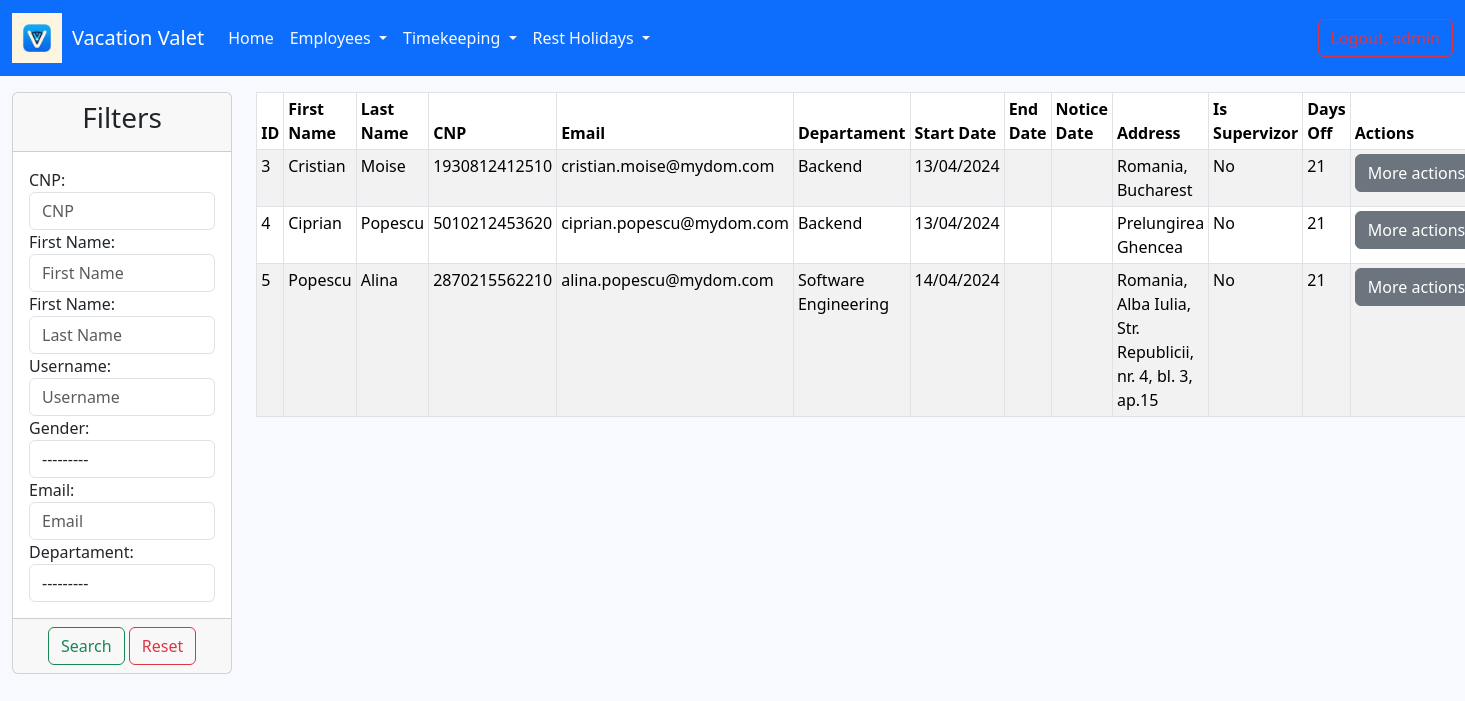
/list_employees/ (signed in), run on an earlier commit of the app's database.
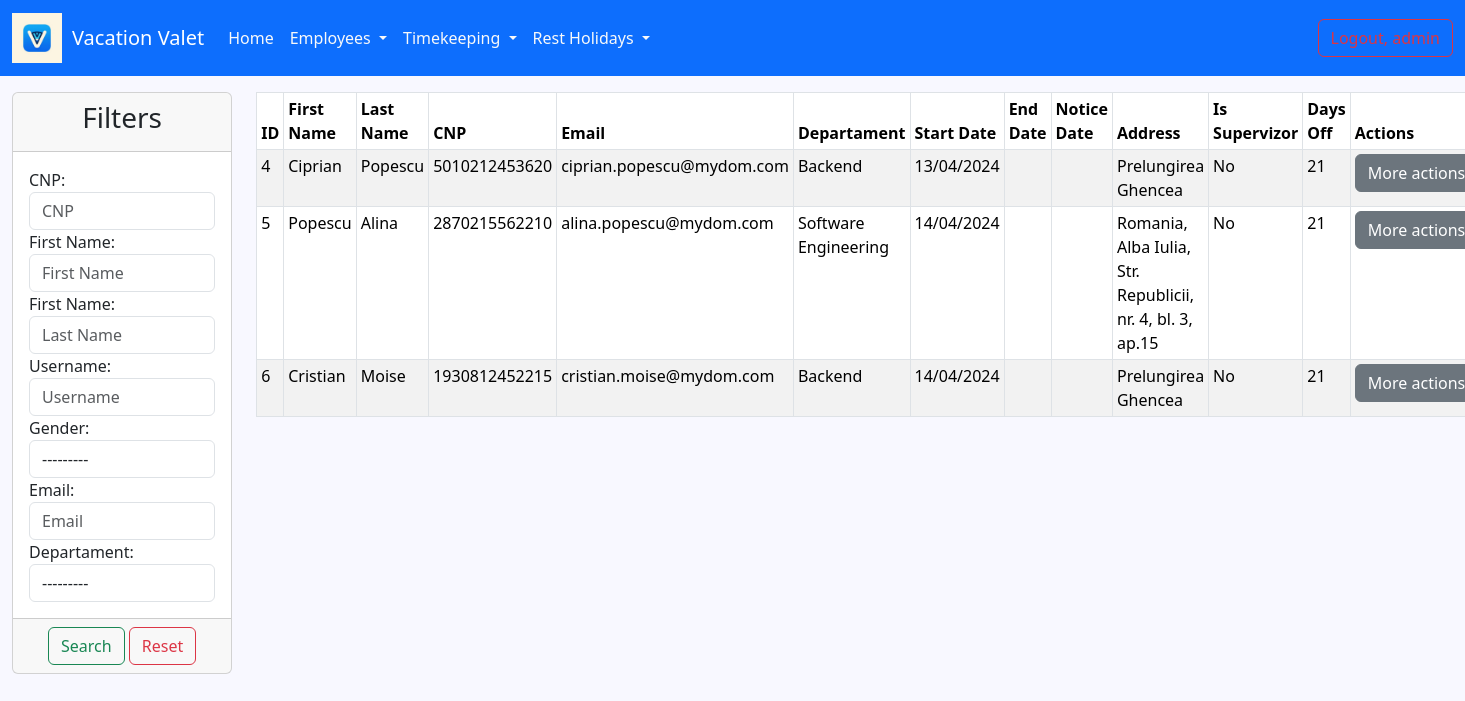
And on a later commit of the database.
### employee/models.py (models this page shows, shortened)
class Employee(AbstractUser):
    GENDER_OPTIONS = (
        ('male', 'Male'),
        ('female', 'Female')
    )
    cnp = models.IntegerField(blank=False, null=True, unique=True)
    gender = models.CharField(max_length=6, choices=GENDER_OPTIONS, null=True)
    birth_date = models.DateField(null=True, blank=False)
    departament = models.ForeignKey(Department, on_delete=models.CASCADE, null=True)
    start_date = models.DateField(null=True)
    end_date = models.DateField(null=True, blank=True)
    notice_date = models.DateField(null=True, blank=True)
    address = models.TextField(blank=True, null=True)
    is_supervisor = models.BooleanField(default=False)
    days_off = models.IntegerField(default=21, null=False)
    created_at = models.DateTimeField(auto_now_add=True)
    updated_at = models.DateTimeField(auto_now=True)

class Department(models.Model):
    name = models.CharField(max_length=100)
    supervisor = models.ForeignKey('Employee', on_delete=models.CASCADE, null=True, blank=True)
    def __str__(self):
        return self.name

### employee/views.py (the view)
# urls.py: path('list_employees/', views.EmployeeListView.as_view(), name='list-employees'),
class EmployeeListView(LoginRequiredMixin, ListView):
    template_name = 'employee/list_of_employees.html'
    model = Employee
    context_object_name = 'all_employees'
    def get_queryset(self):
        return Employee.objects.filter(is_active=True)
    def get_context_data(self, **kwargs):
        data = super().get_context_data(**kwargs)
        employees = Employee.objects.filter(is_superuser=False)
        myfilter = EmployeeFilter(self.request.GET, queryset=employees)
        employees = myfilter.qs
        data['all_employees'] = employees
        data['filter'] = myfilter.form
        return data

### templates/employee/list_of_employees.html (shortened to what this page needs)
{% extends 'base.html' %}
{% load static %}
{% block content %}
    <div class="container-fluid">
        <div class="row">
            <div class="col-md-2 gy-3">
                <div class="card">
                    <div class="card-header">
                        <h3 class="text-center">Filters</h3>
                    </div>
                    <form method="get">
                        <div class="card-body">
                            {{ filter }}
                        </div>
                        <div class="card-footer text-center">
                            <button type="submit" class="btn btn-outline-success">Search</button>
                            <a href="{% url 'list-employees' %}" class="btn btn-outline-danger">Reset</a>
                        </div>
                    </form>
                </div>
            </div>
            <div class="col-md-10 gy-3">
                {% if all_employees %}
                    <table class="table table-striped table-bordered table-sm">
                        <thead>
                        <tr>
                            <th>ID</th>
                            <th>First Name</th>
                            <th>Last Name</th>
                            <th>CNP</th>
                            <th>Email</th>
                            <th>Departament</th>
                            <th>Start Date</th>
                            <th>End Date</th>
                            <th>Notice Date</th>
                            <th>Address</th>
                            <th>Is Supervizor</th>
                            <th>Days Off</th>
                            <th>Actions</th>
                        </tr>
                        </thead>
                        <tbody>
                        {% for employee in all_employees %}
                            <tr>
                                <td>{{ employee.id }}</td>
                                <td>{{ employee.first_name }}</td>
                                <td>{{ employee.last_name }}</td>
                                <td>{{ employee.cnp }}</td>
                                <td>{{ employee.email }}</td>
                                <td>{{ employee.departament }}</td>
                                <td>{{ employee.start_date|date:'d/m/Y' }}</td>
                                <td>{{ employee.end_date|date:'d/m/Y' }}</td>
                                <td>{{ employee.notice_date|date:'d/m/Y' }}</td>
                                <td>{{ employee.address }}</td>
                                <td>
                                    {% if employee.is_supervisor %}
                                        Yes
                                    {% else %}
                                        No
                                    {% endif %}
                                </td>
                                <td>{{ employee.days_off }}</td>
                                <td>
                                    <div class="dropdown">
                                        <button class="btn btn-secondary dropdown-toggle" type="button"
                                                data-bs-toggle="dropdown" aria-expanded="false">
                                            More actions
                                        </button>
                                    </div>
                                </td>
                            </tr>
                        {% endfor %}
                        </tbody>
                    </table>
                {% endif %}
            </div>
        </div>
    </div>
{% endblock %}

### templates/base.html (shortened to what this page needs)
{% load static %}
<!DOCTYPE html>
<html lang="en">
<head>
    <link href="https://cdn.jsdelivr.net/npm/bootstrap@5.3.3/dist/css/bootstrap.min.css" rel="stylesheet"
>
</head>
<body style="background-color: ghostwhite">
{% include 'navbar.html' %}
{% block content %} {% endblock %}
</body>
</html>

### templates/navbar.html (shortened to what this page needs)
{% load static %}
<link rel="stylesheet" type="text/css" href="{% static 'css/navbar/navbar.css' %}">
<nav class="navbar navbar-expand-lg bg-primary">
    <div class="container-fluid">
        <a class="navbar-brand" style="display: flex; align-items: center;">
            <img src="{% static "images/vacation_valet_logo.jpeg" %}" width="50" height="50"
                 class="d-inline-block align-text-center m-0 p-0" alt="Logo">
            <span style="margin-left: 10px; color:white;">Vacation Valet</span>
        </a>
        {% if user.is_authenticated %}
        <div class="collapse navbar-collapse" id="navbarSupportedContent">
            <ul class="navbar-nav me-auto mb-2 mb-lg-0">
                <li class="nav-item">
                    <a class="nav-link active text-light" aria-current="page" href="{% url 'home_page' %}">Home</a>
                </li>
                <li class="nav-item dropdown">
                    <a class="nav-link dropdown-toggle text-light" href="#" role="button" data-bs-toggle="dropdown"
                       aria-expanded="false">
                        Employees
                    </a>
                </li>
                <li class="nav-item dropdown">
                    <a class="nav-link dropdown-toggle text-light" href="#" role="button" data-bs-toggle="dropdown"
                       aria-expanded="false">
                        Timekeeping
                    </a>
                </li>
                <li class="nav-item dropdown">
                    <a class="nav-link dropdown-toggle text-light" href="#" role="button" data-bs-toggle="dropdown"
                       aria-expanded="false">
                        Rest Holidays
                    </a>
                </li>
            </ul>
                <form method="POST" action="{% url 'logout' %}">
                    <button type="submit" class="btn btn-outline-danger" id="logout">Logout, {{ user.username }}</button>
                </form>
            {% else %}
                <div>
                    <a href="{% url 'login' %}" class="btn btn-light">Login</a>
                </div>
            {% endif %}
        </div>
    </div>
</nav>

What changed in the data, as far as the page shows it:
removed Employee: id "3", first_name "Cristian", last_name "Moise", cnp "1930812412510", email "cristian.moise@mydom.com", departament "Backend", start_date "13/04/2024", address "Romania, Bucharest", is_supervisor "No", days_off "21"
added Employee: id "6", first_name "Cristian", last_name "Moise", cnp "1930812452215", email "cristian.moise@mydom.com", departament "Backend", start_date "14/04/2024", address "Prelungirea Ghencea", is_supervisor "No", days_off "21"
